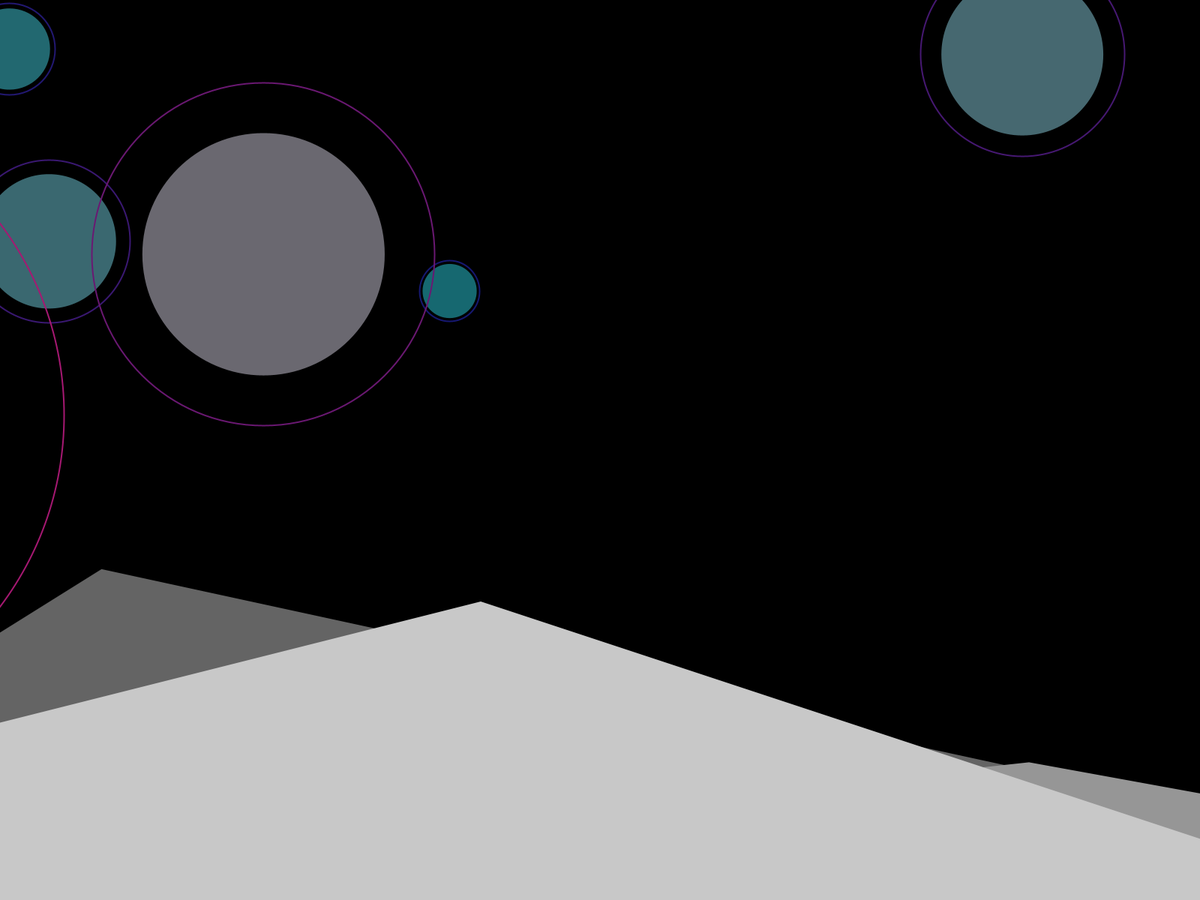
Frame 1 (no input)
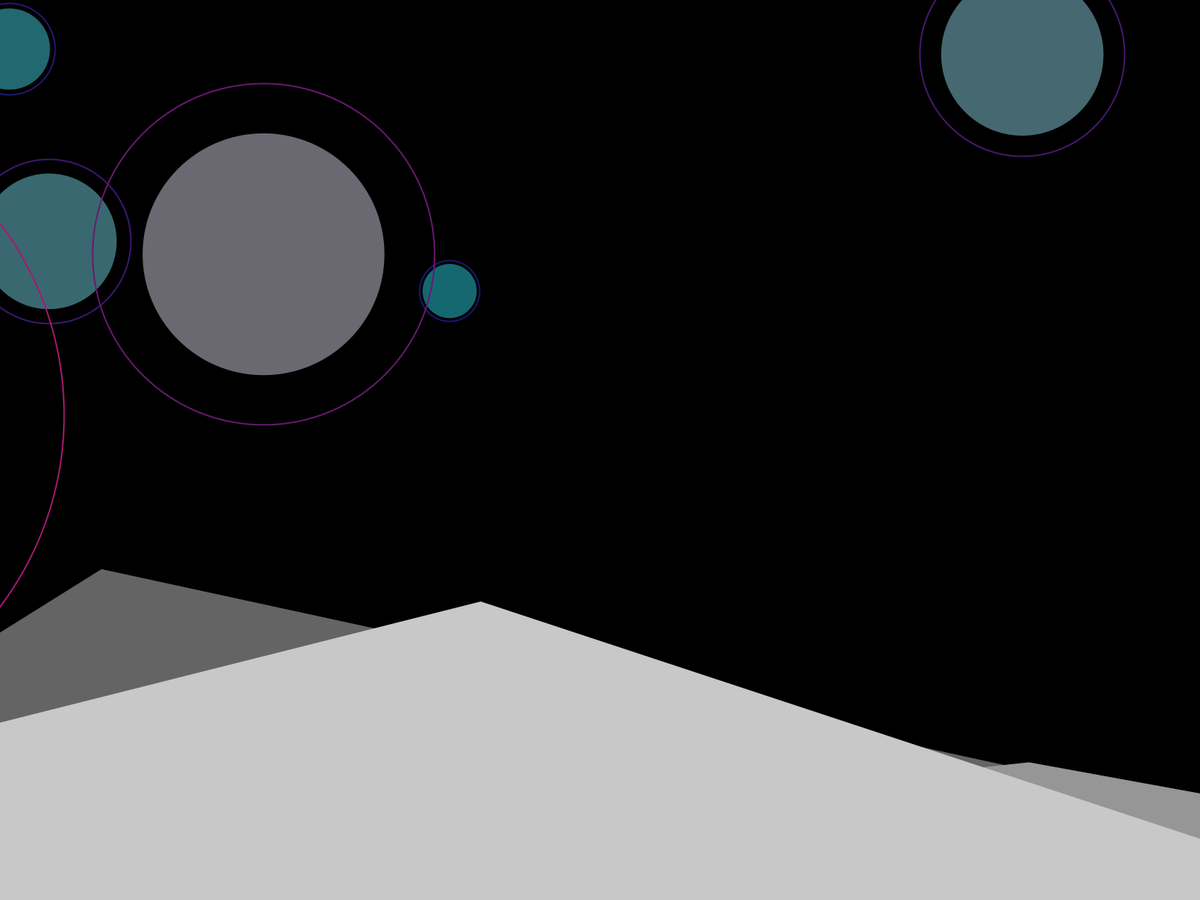
Frame 60 (the mouse pressed at the canvas centre just before this capture)
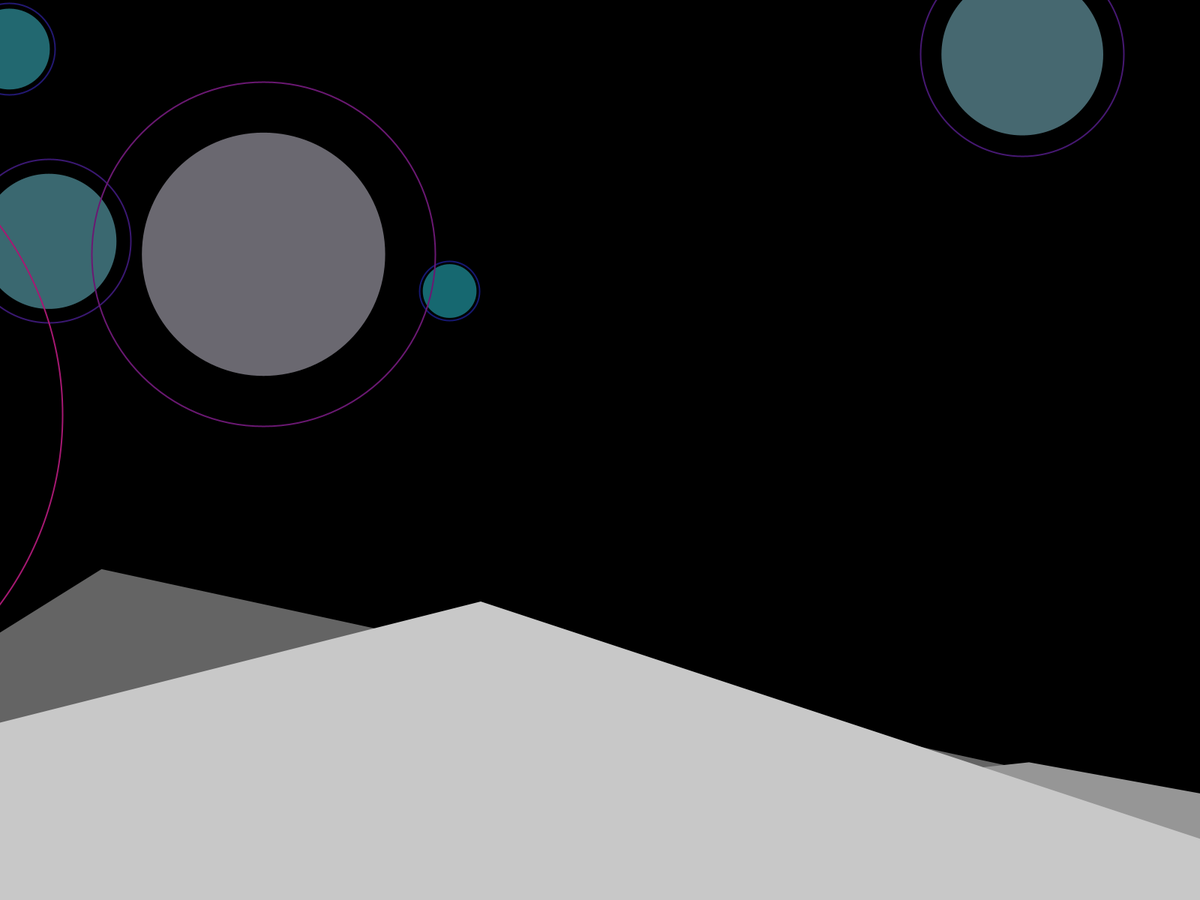
Frame 120 (the mouse held since frame 60 and released just before this capture)

The Processing sketch that drew these frames (run headless with seeded random() and noise(); from frame 60 on, the mouse is pressed at the canvas centre):

// Processing sketch: multiverse
// ── multiverse.pde
Universe[] u;
int universeCount = 10;
int currentUniverse = 0;
boolean showHUD = false ;

void setup() {
  // size(800,480);
  fullScreen();
  noCursor();

  textSize(20);

  u = new Universe[universeCount];
  for (int i=0; i<u.length; i++) {
    u[i] = new Universe(int(random(5,20)));
  }
}

void draw() {
  background(0);
  u[currentUniverse].display();
  hud();
}

void mouseClicked() {
  currentUniverse +=1;
  if (currentUniverse >= universeCount) {
    currentUniverse = 0;
  }
}

void keyPressed() {
  switch (key) {
    case 'h':
      showHUD = !showHUD;
      break;
    default:
      break;	
  }
}

void hud() {
  if (showHUD) {
    text(u[currentUniverse].name(), 40, 40);
  }
}
// ── universe.pde
class Universe {
  float horizon = height/2;
  int density = 0;
  PShape ground;
  PShape mountains;
  PShape[] stars;
  PShape[] rings;
  PVector[] starPositions; //track the position of each star
  color[] colors;   //track the color of each star
  String name;
  float zoom = 1.0;
  float viewportXPos = 0.0; 
  
  Universe(int d) {
    density = d;
    
    horizon = height/random(1.2, 2.5);

    stars = new PShape[density];
    rings = new PShape[density];
    starPositions = new PVector[density]; //<>//
    colors = new color[density];
    
    _generateStars();
    _generateGrid();
    _generateMountains();

    name = "U-" + density + "-" + random(0,100);
  };
  
  String name() {
    return name;
  }

  String info() {
    return "X: " + viewportXPos + ", Zoom: " + zoom;
  }

  void _generateStars() {
    int a = 255;
    int r = 0;
    int g = 100 + int(random(-5, 5));
    int b = 114 + int(random(-5, 5));
    
    int scaleFactor = int(height*0.015);

    for (int i=0;i<density;i++) {
      // calculate the position
      starPositions[i] = new PVector(random(-width,width*2), random(0,height/1.7), i);
           
      // calculate the size
      // int size = scaleFactor*(i+1);
      int size = int(scaleFactor*(starPositions[i].z+1));
           
      // calculate the color
      // r = 10+(i*12);
      r = 10 + int(starPositions[i].z * 12);
      color argb = a << 24 | r << 16 | g << 8 | b;
      colors[i] = argb;
      
            // create the shape
      stars[i] = createShape(ELLIPSE, 0, 0, size, size);
      stars[i].setFill(colors[i]);
      stars[i].setStroke(false);
      
      // create the ring
      argb = a << 24 | (10+(i*12)) << 16 | 24 << 8 | 114;
      rings[i] = createShape(ELLIPSE, 0, 0, size+3+sq(i), size+3+sq(i));
      rings[i].setFill(false);
      rings[i].setStroke(color(argb));
    }
  }

  void _generateMountains() {
    int peakCount = int(random(2, 10));
    float colorStep = 200/peakCount;
    
    float peakXPadding = width*0.05; //padding is 5% of the screen width
    float peakYPadding = height*0.05; // peak can rise 5% above the horizon

    mountains = createShape(GROUP);

    for (int i=0; i<=peakCount; i++) {
      PShape m = createShape();
      m.setStroke(false);
      m.setFill(color(i*colorStep));
      // m.setFill(color(150, i*colorStep, 150));

      //vertex order: left side base->mountain peak->right side base
      m.beginShape();
      m.vertex(random(-1000,-100), height);
      m.vertex(random(peakXPadding, width-peakXPadding), random(horizon-peakYPadding, horizon+(horizon/2)));
      m.vertex(width+random(100, 1000), height);
      m.endShape(CLOSE);

      mountains.addChild(m);
    }
  }

  void _generateGrid() {
    // lots of magic numbers to cleanup in this function
    ground = createShape(GROUP);

    PShape g = createShape(RECT, 0, horizon, width, height-horizon);
    g.setStroke(false);
    g.setFill(color(10));
    ground.addChild(g);

    // vertical grid
    PShape cl = createShape(LINE, width/2, horizon, width/2, height);
    cl.setStroke(200);
    ground.addChild(cl);

    int spacing = int(width*0.01); 
    int centerOffset = int(width*0.02); 
    int x = (width/2)+centerOffset;
    for (int i=5;i<25; i++) {
      float factor = pow(i/1.2,3.75);

      PShape l = createShape(LINE, x, horizon, x+factor, height);
      l.setStroke(color(10*(factor/1.2)));
      ground.addChild(l);

      x += centerOffset;
    }
    x = (width/2)-centerOffset;
    for (int i=5;i<25; i++) {
      float factor = pow(i/1.2,3.75);
      
      PShape l = createShape(LINE, x, horizon, x-factor, height);
      l.setStroke(color(10*(factor/1.2)));
      ground.addChild(l);

      x -= centerOffset;
    }    

    // horizontal grid
    for (int i=0;i<20; i++) {
      float factor = pow(i/1.2,2.5);

      PShape l = createShape(LINE, 0, (horizon)+factor, width, (horizon)+factor);
      l.setStroke(color(10*(factor/1.2)));
      ground.addChild(l);
    }    
}
  
  void zoomIn() {
    zoom +=0.02;
  }

  void zoomOut() {
    if (zoom > -0.9) {
      zoom -=0.02;
    }
  }

  void panLeft() {
    viewportXPos -=1.0;
  }

  void panRight() {
    viewportXPos +=1.0;
  }

  void resetView() {
    zoom = 1.0;
    viewportXPos = 0.0;
  }

  void update() {};
  
  void display() {
    for (int i=0; i<density; i++) {
      float fuzziness = random(0.99,1.01);
      float pace = starPositions[i].z/2;
      
      pushMatrix();
      translate(starPositions[i].x + (viewportXPos * pace), starPositions[i].y);
      scale(zoom + fuzziness);
      shape(stars[i]);
      shape(rings[i]);
      popMatrix();
    }  

    shape(mountains);
    // shape(ground);
  };
}
